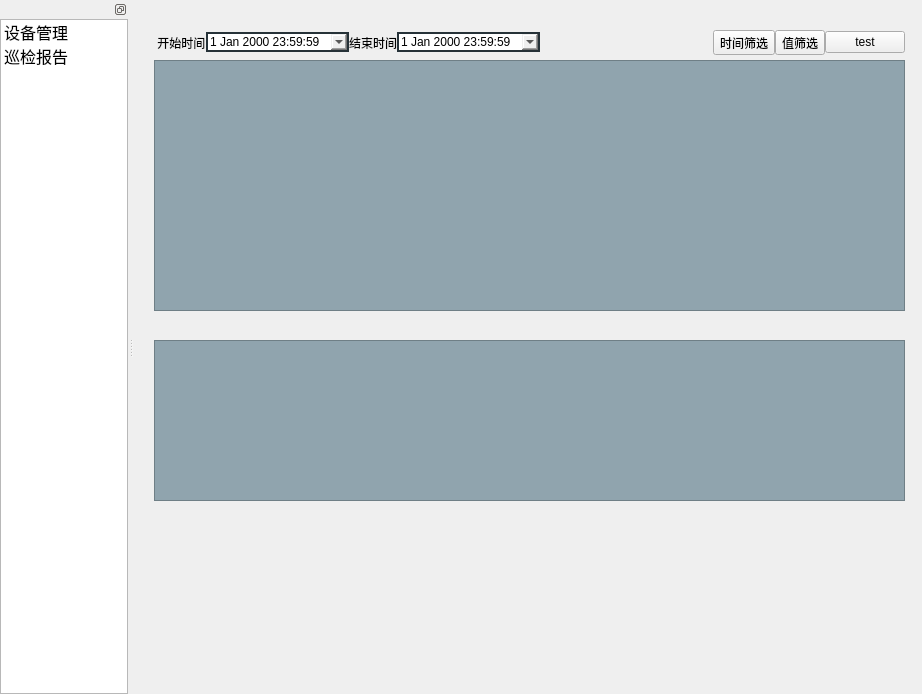
<?xml version="1.0" encoding="UTF-8"?>
<ui version="4.0">
 <class>MasterWindow</class>
 <widget class="QMainWindow" name="MasterWindow">
  <property name="geometry">
   <rect>
    <x>0</x>
    <y>0</y>
    <width>922</width>
    <height>694</height>
   </rect>
  </property>
  <property name="windowTitle">
   <string>巡检报告</string>
  </property>
  <property name="windowIcon">
   <iconset resource="../resource.qrc">
    <normaloff>:/asset/titler/RobotMaster.svg</normaloff>:/asset/titler/RobotMaster.svg</iconset>
  </property>
  <widget class="QWidget" name="centralwidget">
   <property name="styleSheet">
    <string notr="true">/*表内空格*/
QTableView { 
	background-color: rgb(144, 164, 174);
}
QTableView::item {
	background-color: rgb(55, 71, 79);
}
QTableView::item:selected { 
	background-color: rgb(38, 50, 56);
	color: white; 
}

/*表头设置*/
QHeaderView {
background-color: rgb(38, 50, 56);
}
QHeaderView::section { 
	border: none;
	background-color: rgb(38, 50, 56);
 }

/*表头区域的角落按钮左上角的空白区域设置*/
QTableView QTableCornerButton::section {
	background: transparent;
}
/*水平线，垂直线设置*/
/*
QTableView::horizontalHeader { 
background-color: rgb(85, 0, 255);
}
QTableView::verticalHeader { 
background-color: rgb(85, 0, 255);
}

*/</string>
   </property>
   <layout class="QHBoxLayout" name="horizontalLayout" stretch="0">
    <property name="spacing">
     <number>0</number>
    </property>
    <property name="leftMargin">
     <number>0</number>
    </property>
    <property name="topMargin">
     <number>0</number>
    </property>
    <property name="rightMargin">
     <number>0</number>
    </property>
    <property name="bottomMargin">
     <number>0</number>
    </property>
    <item>
     <widget class="QStackedWidget" name="stackedWidget_Window">
      <property name="sizePolicy">
       <sizepolicy hsizetype="Preferred" vsizetype="Preferred">
        <horstretch>0</horstretch>
        <verstretch>0</verstretch>
       </sizepolicy>
      </property>
      <property name="maximumSize">
       <size>
        <width>16777215</width>
        <height>16777215</height>
       </size>
      </property>
      <property name="currentIndex">
       <number>1</number>
      </property>
      <widget class="QWidget" name="page_robot_system">
       <property name="styleSheet">
        <string notr="true">QGroupBox {
	border:none;
}</string>
       </property>
       <layout class="QVBoxLayout" name="verticalLayout_2" stretch="1,0">
        <item>
         <widget class="QGroupBox" name="groupBox_LayoutDeviceConfigSettings">
          <property name="font">
           <font>
            <pointsize>12</pointsize>
            <bold>true</bold>
           </font>
          </property>
          <property name="title">
           <string>机器人设置</string>
          </property>
          <layout class="QHBoxLayout" name="LayoutDeviceConfigSettings">
           <property name="spacing">
            <number>0</number>
           </property>
           <property name="leftMargin">
            <number>0</number>
           </property>
           <property name="topMargin">
            <number>24</number>
           </property>
           <property name="rightMargin">
            <number>0</number>
           </property>
           <property name="bottomMargin">
            <number>0</number>
           </property>
           <item>
            <layout class="QHBoxLayout" name="horizontalLayout_DeviceConfigSettings"/>
           </item>
           <item>
            <spacer name="horizontalSpacer_2">
             <property name="orientation">
              <enum>Qt::Horizontal</enum>
             </property>
             <property name="sizeHint" stdset="0">
              <size>
               <width>40</width>
               <height>20</height>
              </size>
             </property>
            </spacer>
           </item>
          </layout>
         </widget>
        </item>
        <item>
         <spacer name="verticalSpacer">
          <property name="orientation">
           <enum>Qt::Vertical</enum>
          </property>
          <property name="sizeHint" stdset="0">
           <size>
            <width>20</width>
            <height>40</height>
           </size>
          </property>
         </spacer>
        </item>
       </layout>
      </widget>
      <widget class="QWidget" name="page_inspection_data">
       <widget class="QTableView" name="tableView_inspection_data">
        <property name="geometry">
         <rect>
          <x>20</x>
          <y>60</y>
          <width>751</width>
          <height>251</height>
         </rect>
        </property>
       </widget>
       <widget class="QWidget" name="layoutWidget">
        <property name="geometry">
         <rect>
          <x>20</x>
          <y>30</y>
          <width>751</width>
          <height>25</height>
         </rect>
        </property>
        <layout class="QHBoxLayout" name="horizontalLayout_16">
         <property name="spacing">
          <number>0</number>
         </property>
         <item>
          <widget class="QLabel" name="label_9">
           <property name="text">
            <string> 开始时间</string>
           </property>
          </widget>
         </item>
         <item>
          <widget class="QDateTimeEdit" name="dateTimeEdit_inspection_time_begin">
           <property name="sizePolicy">
            <sizepolicy hsizetype="Preferred" vsizetype="Fixed">
             <horstretch>0</horstretch>
             <verstretch>0</verstretch>
            </sizepolicy>
           </property>
           <property name="minimumSize">
            <size>
             <width>136</width>
             <height>0</height>
            </size>
           </property>
           <property name="maximumSize">
            <size>
             <width>16777215</width>
             <height>16777215</height>
            </size>
           </property>
           <property name="sizeIncrement">
            <size>
             <width>1</width>
             <height>0</height>
            </size>
           </property>
           <property name="autoFillBackground">
            <bool>true</bool>
           </property>
           <property name="styleSheet">
            <string notr="true">QDateTimeEdit::down-arrow {
	image: url(:/asset/HomeWindow/PTZControl_TILT_DOWN.svg);

}
QDateTimeEdit {
border: 2px solid #263238;

}


QDateTimeEdit::up-button {
subcontrol-origin: border;
subcontrol-position: right;
width: 16px;
height: 16px;
border-image: url(:/asset/HomeWindow/Speed_Add.svg);
border-width: 1px;
}

QDateTimeEdit::down-button {
subcontrol-origin: border;
subcontrol-position: left;
width: 16px;
height: 16px;
border-image: url(:/asset/HomeWindow/Speed_Sub.svg);
border-width: 1px;
}</string>
           </property>
           <property name="time">
            <time>
             <hour>23</hour>
             <minute>59</minute>
             <second>59</second>
            </time>
           </property>
           <property name="minimumTime">
            <time>
             <hour>0</hour>
             <minute>0</minute>
             <second>0</second>
            </time>
           </property>
           <property name="calendarPopup">
            <bool>true</bool>
           </property>
          </widget>
         </item>
         <item>
          <widget class="QLabel" name="label_10">
           <property name="text">
            <string>结束时间</string>
           </property>
          </widget>
         </item>
         <item>
          <widget class="QDateTimeEdit" name="dateTimeEdit_inspection_time_end">
           <property name="sizePolicy">
            <sizepolicy hsizetype="Preferred" vsizetype="Fixed">
             <horstretch>0</horstretch>
             <verstretch>0</verstretch>
            </sizepolicy>
           </property>
           <property name="minimumSize">
            <size>
             <width>136</width>
             <height>0</height>
            </size>
           </property>
           <property name="maximumSize">
            <size>
             <width>16777215</width>
             <height>16777215</height>
            </size>
           </property>
           <property name="styleSheet">
            <string notr="true">QDateTimeEdit::down-arrow {
	image: url(:/asset/HomeWindow/PTZControl_TILT_DOWN.svg);

}
QDateTimeEdit {
border: 2px solid #263238;

}
</string>
           </property>
           <property name="time">
            <time>
             <hour>23</hour>
             <minute>59</minute>
             <second>59</second>
            </time>
           </property>
           <property name="calendarPopup">
            <bool>true</bool>
           </property>
          </widget>
         </item>
         <item>
          <spacer name="horizontalSpacer_15">
           <property name="orientation">
            <enum>Qt::Horizontal</enum>
           </property>
           <property name="sizeHint" stdset="0">
            <size>
             <width>40</width>
             <height>20</height>
            </size>
           </property>
          </spacer>
         </item>
         <item>
          <widget class="QToolButton" name="toolButton_inspection_query_time">
           <property name="sizePolicy">
            <sizepolicy hsizetype="Preferred" vsizetype="Fixed">
             <horstretch>0</horstretch>
             <verstretch>0</verstretch>
            </sizepolicy>
           </property>
           <property name="maximumSize">
            <size>
             <width>64</width>
             <height>16777215</height>
            </size>
           </property>
           <property name="text">
            <string>时间筛选</string>
           </property>
          </widget>
         </item>
         <item>
          <widget class="QToolButton" name="toolButton_inspection_query_value">
           <property name="sizePolicy">
            <sizepolicy hsizetype="Preferred" vsizetype="Fixed">
             <horstretch>0</horstretch>
             <verstretch>0</verstretch>
            </sizepolicy>
           </property>
           <property name="maximumSize">
            <size>
             <width>64</width>
             <height>16777215</height>
            </size>
           </property>
           <property name="text">
            <string>值筛选</string>
           </property>
          </widget>
         </item>
         <item>
          <widget class="QPushButton" name="pushButton_test">
           <property name="text">
            <string>test</string>
           </property>
          </widget>
         </item>
        </layout>
       </widget>
       <widget class="QTableView" name="tableView_inspectionCheckpoints">
        <property name="geometry">
         <rect>
          <x>20</x>
          <y>340</y>
          <width>751</width>
          <height>161</height>
         </rect>
        </property>
       </widget>
      </widget>
     </widget>
    </item>
   </layout>
  </widget>
  <widget class="QDockWidget" name="dockWidget">
   <property name="minimumSize">
    <size>
     <width>128</width>
     <height>89</height>
    </size>
   </property>
   <property name="features">
    <set>QDockWidget::DockWidgetFloatable|QDockWidget::DockWidgetMovable</set>
   </property>
   <property name="allowedAreas">
    <set>Qt::LeftDockWidgetArea|Qt::RightDockWidgetArea</set>
   </property>
   <attribute name="dockWidgetArea">
    <number>1</number>
   </attribute>
   <widget class="QWidget" name="dockWidgetContents">
    <property name="sizePolicy">
     <sizepolicy hsizetype="Minimum" vsizetype="Preferred">
      <horstretch>0</horstretch>
      <verstretch>0</verstretch>
     </sizepolicy>
    </property>
    <property name="font">
     <font>
      <pointsize>12</pointsize>
     </font>
    </property>
    <layout class="QVBoxLayout" name="verticalLayout">
     <property name="spacing">
      <number>0</number>
     </property>
     <property name="leftMargin">
      <number>0</number>
     </property>
     <property name="topMargin">
      <number>0</number>
     </property>
     <property name="rightMargin">
      <number>0</number>
     </property>
     <property name="bottomMargin">
      <number>0</number>
     </property>
     <item>
      <widget class="QListWidget" name="listWidget_stackedWidget_Titler">
       <property name="sizePolicy">
        <sizepolicy hsizetype="Minimum" vsizetype="Expanding">
         <horstretch>0</horstretch>
         <verstretch>0</verstretch>
        </sizepolicy>
       </property>
       <property name="minimumSize">
        <size>
         <width>0</width>
         <height>0</height>
        </size>
       </property>
       <property name="maximumSize">
        <size>
         <width>128</width>
         <height>16777215</height>
        </size>
       </property>
       <property name="font">
        <font>
         <pointsize>12</pointsize>
        </font>
       </property>
       <property name="flow">
        <enum>QListView::TopToBottom</enum>
       </property>
       <property name="resizeMode">
        <enum>QListView::Adjust</enum>
       </property>
       <property name="spacing">
        <number>12</number>
       </property>
       <item>
        <property name="text">
         <string>设备管理</string>
        </property>
        <property name="icon">
         <iconset resource="../resource.qrc">
          <normaloff>:/asset/titler/Robot.svg</normaloff>:/asset/titler/Robot.svg</iconset>
        </property>
       </item>
       <item>
        <property name="text">
         <string>巡检报告</string>
        </property>
        <property name="icon">
         <iconset resource="../resource.qrc">
          <normaloff>:/asset/titler/RobotMaster.svg</normaloff>:/asset/titler/RobotMaster.svg</iconset>
        </property>
       </item>
      </widget>
     </item>
    </layout>
   </widget>
  </widget>
 </widget>
 <resources>
  <include location="../resource.qrc"/>
 </resources>
 <connections/>
</ui>
